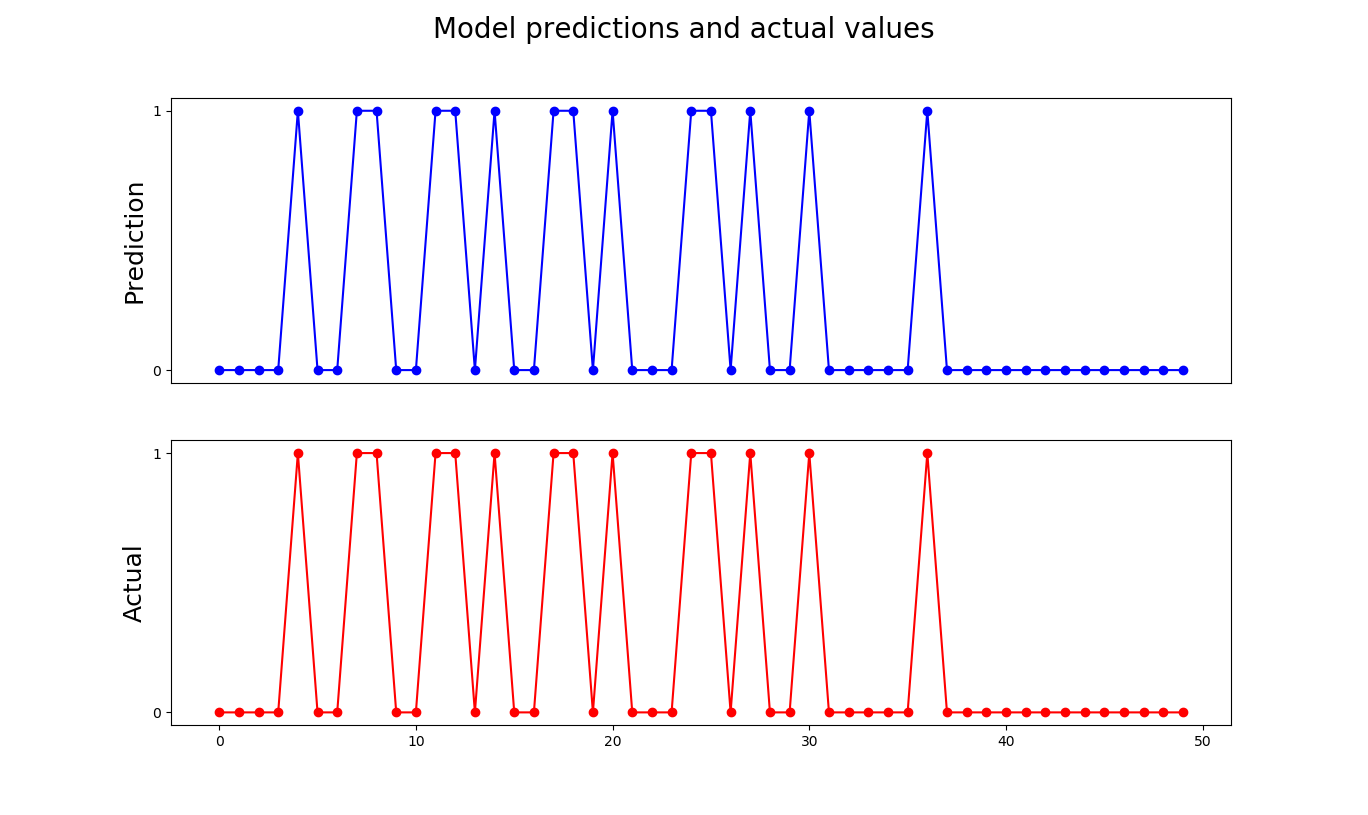

The Python source for this figure:
import matplotlib.pyplot as plt
import pandas as pd
import numpy as np

data = pd.read_csv("results_plot/classification_results.csv")

prediction = np.zeros(50)
real = data["viral"]
for i in range(len(prediction)):
    if data["prob_False"][i] > data["prob_True"][i]:
        prediction[i] = 0
    else:
        prediction[i] = 1

print("Done loop!")

plt.subplot(2, 1, 1)
plt.plot(np.arange(50), prediction[:50], "bo-")
plt.yticks([0, 1])
plt.xticks([])
plt.ylabel("Prediction", fontsize=18)
plt.subplot(2, 1, 2)
plt.plot(np.arange(50), data["viral"][:50], "ro-")
plt.yticks([0, 1])
plt.ylabel("Actual", fontsize=18)
plt.suptitle("Model predictions and actual values", fontsize=20)
plt.show()
